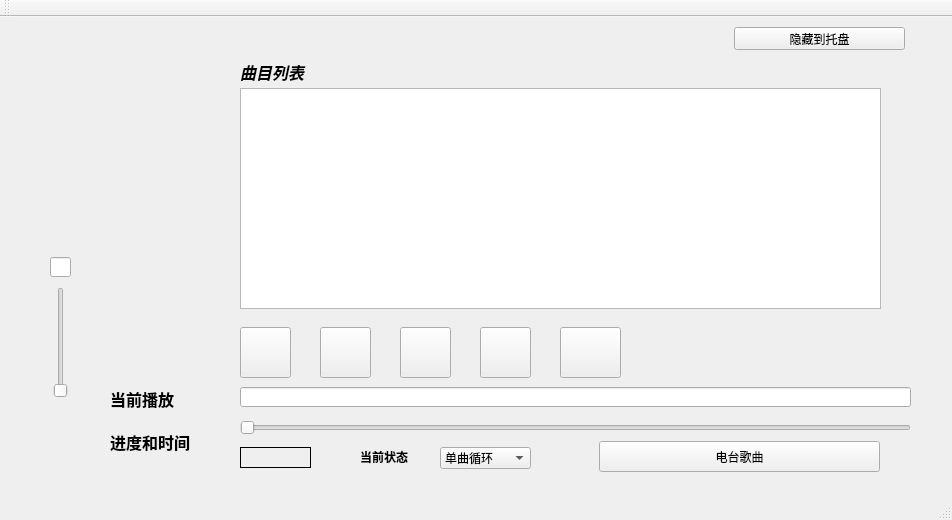
<?xml version="1.0" encoding="UTF-8"?>
<ui version="4.0">
 <class>MainWindow</class>
 <widget class="QMainWindow" name="MainWindow">
  <property name="geometry">
   <rect>
    <x>0</x>
    <y>0</y>
    <width>952</width>
    <height>520</height>
   </rect>
  </property>
  <property name="windowTitle">
   <string>MainWindow</string>
  </property>
  <property name="styleSheet">
   <string notr="true">border-image url(:/new/prefix1/235.jpg)</string>
  </property>
  <widget class="QWidget" name="centralWidget">
   <widget class="QPushButton" name="pushButton">
    <property name="geometry">
     <rect>
      <x>560</x>
      <y>310</y>
      <width>61</width>
      <height>51</height>
     </rect>
    </property>
    <property name="styleSheet">
     <string notr="true">border-image: url(:/new/prefix1/folder.bmi);</string>
    </property>
    <property name="text">
     <string/>
    </property>
    <property name="icon">
     <iconset>
      <normaloff>:/new/prefix1/563.bmi</normaloff>:/new/prefix1/563.bmi</iconset>
    </property>
    <property name="iconSize">
     <size>
      <width>48</width>
      <height>48</height>
     </size>
    </property>
   </widget>
   <widget class="QPushButton" name="pushButton_3">
    <property name="geometry">
     <rect>
      <x>480</x>
      <y>310</y>
      <width>51</width>
      <height>51</height>
     </rect>
    </property>
    <property name="text">
     <string/>
    </property>
    <property name="icon">
     <iconset resource="image.qrc">
      <normaloff>:/new/prefix1/stop.png</normaloff>:/new/prefix1/stop.png</iconset>
    </property>
    <property name="iconSize">
     <size>
      <width>48</width>
      <height>48</height>
     </size>
    </property>
   </widget>
   <widget class="QLineEdit" name="lineEdit">
    <property name="geometry">
     <rect>
      <x>240</x>
      <y>370</y>
      <width>671</width>
      <height>20</height>
     </rect>
    </property>
   </widget>
   <widget class="QSlider" name="verticalSlider">
    <property name="geometry">
     <rect>
      <x>50</x>
      <y>270</y>
      <width>22</width>
      <height>111</height>
     </rect>
    </property>
    <property name="orientation">
     <enum>Qt::Vertical</enum>
    </property>
   </widget>
   <widget class="QSlider" name="horizontalSlider">
    <property name="geometry">
     <rect>
      <x>240</x>
      <y>400</y>
      <width>671</width>
      <height>22</height>
     </rect>
    </property>
    <property name="orientation">
     <enum>Qt::Horizontal</enum>
    </property>
   </widget>
   <widget class="QLineEdit" name="lineEdit_2">
    <property name="geometry">
     <rect>
      <x>50</x>
      <y>240</y>
      <width>21</width>
      <height>20</height>
     </rect>
    </property>
   </widget>
   <widget class="QLabel" name="label">
    <property name="enabled">
     <bool>true</bool>
    </property>
    <property name="geometry">
     <rect>
      <x>240</x>
      <y>430</y>
      <width>71</width>
      <height>21</height>
     </rect>
    </property>
    <property name="focusPolicy">
     <enum>Qt::NoFocus</enum>
    </property>
    <property name="contextMenuPolicy">
     <enum>Qt::DefaultContextMenu</enum>
    </property>
    <property name="frameShape">
     <enum>QFrame::Box</enum>
    </property>
    <property name="text">
     <string/>
    </property>
   </widget>
   <widget class="QLabel" name="label_2">
    <property name="geometry">
     <rect>
      <x>30</x>
      <y>390</y>
      <width>61</width>
      <height>51</height>
     </rect>
    </property>
    <property name="styleSheet">
     <string notr="true">border-image: url(:/new/prefix1/volume.png);</string>
    </property>
    <property name="text">
     <string/>
    </property>
   </widget>
   <widget class="QLabel" name="label_3">
    <property name="geometry">
     <rect>
      <x>110</x>
      <y>410</y>
      <width>91</width>
      <height>31</height>
     </rect>
    </property>
    <property name="text">
     <string>&lt;html&gt;&lt;head/&gt;&lt;body&gt;&lt;p&gt;&lt;span style=&quot; font-size:12pt; font-weight:600;&quot;&gt;进度和时间&lt;/span&gt;&lt;/p&gt;&lt;/body&gt;&lt;/html&gt;</string>
    </property>
   </widget>
   <widget class="QLabel" name="label_4">
    <property name="geometry">
     <rect>
      <x>110</x>
      <y>370</y>
      <width>91</width>
      <height>21</height>
     </rect>
    </property>
    <property name="text">
     <string>&lt;html&gt;&lt;head/&gt;&lt;body&gt;&lt;p&gt;&lt;span style=&quot; font-size:12pt; font-weight:600;&quot;&gt;当前播放&lt;/span&gt;&lt;/p&gt;&lt;/body&gt;&lt;/html&gt;</string>
    </property>
   </widget>
   <widget class="QLabel" name="label_5">
    <property name="geometry">
     <rect>
      <x>240</x>
      <y>40</y>
      <width>91</width>
      <height>31</height>
     </rect>
    </property>
    <property name="text">
     <string>&lt;html&gt;&lt;head/&gt;&lt;body&gt;&lt;p&gt;&lt;span style=&quot; font-size:12pt; font-weight:600; font-style:italic;&quot;&gt;曲目列表&lt;/span&gt;&lt;/p&gt;&lt;/body&gt;&lt;/html&gt;</string>
    </property>
   </widget>
   <widget class="QTableWidget" name="tableWidget">
    <property name="geometry">
     <rect>
      <x>240</x>
      <y>71</y>
      <width>641</width>
      <height>221</height>
     </rect>
    </property>
    <property name="contextMenuPolicy">
     <enum>Qt::CustomContextMenu</enum>
    </property>
    <property name="styleSheet">
     <string notr="true">border-color: rgb(222, 255, 208);</string>
    </property>
   </widget>
   <widget class="QPushButton" name="pushButton_4">
    <property name="geometry">
     <rect>
      <x>240</x>
      <y>310</y>
      <width>51</width>
      <height>51</height>
     </rect>
    </property>
    <property name="styleSheet">
     <string notr="true">
border-image: url(:/new/prefix1/previous.png);</string>
    </property>
    <property name="text">
     <string/>
    </property>
    <property name="icon">
     <iconset>
      <normaloff>:/new/prefix1/before.png</normaloff>:/new/prefix1/before.png</iconset>
    </property>
    <property name="iconSize">
     <size>
      <width>48</width>
      <height>48</height>
     </size>
    </property>
   </widget>
   <widget class="QPushButton" name="pushButton_5">
    <property name="geometry">
     <rect>
      <x>400</x>
      <y>310</y>
      <width>51</width>
      <height>51</height>
     </rect>
    </property>
    <property name="styleSheet">
     <string notr="true">border-image: url(:/new/prefix1/next.png);</string>
    </property>
    <property name="text">
     <string/>
    </property>
    <property name="icon">
     <iconset>
      <normaloff>:/new/prefix1/after.png</normaloff>:/new/prefix1/after.png</iconset>
    </property>
    <property name="iconSize">
     <size>
      <width>48</width>
      <height>48</height>
     </size>
    </property>
   </widget>
   <widget class="QLabel" name="label_6">
    <property name="geometry">
     <rect>
      <x>360</x>
      <y>430</y>
      <width>54</width>
      <height>21</height>
     </rect>
    </property>
    <property name="text">
     <string>&lt;html&gt;&lt;head/&gt;&lt;body&gt;&lt;p&gt;&lt;span style=&quot; font-weight:600;&quot;&gt;当前状态&lt;/span&gt;&lt;/p&gt;&lt;/body&gt;&lt;/html&gt;</string>
    </property>
   </widget>
   <widget class="QComboBox" name="comboBox">
    <property name="geometry">
     <rect>
      <x>440</x>
      <y>430</y>
      <width>91</width>
      <height>22</height>
     </rect>
    </property>
    <item>
     <property name="text">
      <string>单曲循环</string>
     </property>
    </item>
    <item>
     <property name="text">
      <string>随机播放</string>
     </property>
    </item>
    <item>
     <property name="text">
      <string>列表循环</string>
     </property>
    </item>
    <item>
     <property name="text">
      <string>顺序播放</string>
     </property>
    </item>
   </widget>
   <widget class="QLabel" name="label_7">
    <property name="geometry">
     <rect>
      <x>-10</x>
      <y>-10</y>
      <width>971</width>
      <height>501</height>
     </rect>
    </property>
    <property name="styleSheet">
     <string notr="true">border-image: url(:/new/prefix1/background.jpg);</string>
    </property>
    <property name="text">
     <string/>
    </property>
   </widget>
   <widget class="QLabel" name="label_8">
    <property name="geometry">
     <rect>
      <x>70</x>
      <y>80</y>
      <width>54</width>
      <height>12</height>
     </rect>
    </property>
    <property name="text">
     <string/>
    </property>
   </widget>
   <widget class="QPushButton" name="pushButton_6">
    <property name="geometry">
     <rect>
      <x>30</x>
      <y>40</y>
      <width>171</width>
      <height>171</height>
     </rect>
    </property>
    <property name="styleSheet">
     <string notr="true">border-image: url(:/new/prefix1/logo.bmi);</string>
    </property>
    <property name="text">
     <string/>
    </property>
    <property name="icon">
     <iconset>
      <normaloff>:/new/prefix1/589.bmi</normaloff>:/new/prefix1/589.bmi</iconset>
    </property>
    <property name="iconSize">
     <size>
      <width>180</width>
      <height>180</height>
     </size>
    </property>
    <property name="flat">
     <bool>true</bool>
    </property>
   </widget>
   <widget class="QPushButton" name="ChannelMenu">
    <property name="geometry">
     <rect>
      <x>599</x>
      <y>424</y>
      <width>281</width>
      <height>31</height>
     </rect>
    </property>
    <property name="styleSheet">
     <string notr="true">font: 75 9pt &quot;微软雅黑&quot;;
font: 75 10pt &quot;微软雅黑&quot;;</string>
    </property>
    <property name="text">
     <string>电台歌曲</string>
    </property>
   </widget>
   <widget class="QLabel" name="label_lrc">
    <property name="geometry">
     <rect>
      <x>640</x>
      <y>310</y>
      <width>301</width>
      <height>41</height>
     </rect>
    </property>
    <property name="text">
     <string/>
    </property>
   </widget>
   <widget class="QPushButton" name="Tray">
    <property name="geometry">
     <rect>
      <x>734</x>
      <y>10</y>
      <width>171</width>
      <height>23</height>
     </rect>
    </property>
    <property name="styleSheet">
     <string notr="true">font: 75 10pt &quot;微软雅黑&quot;;</string>
    </property>
    <property name="text">
     <string>隐藏到托盘</string>
    </property>
   </widget>
   <widget class="QPushButton" name="pushButton_2">
    <property name="geometry">
     <rect>
      <x>320</x>
      <y>310</y>
      <width>51</width>
      <height>51</height>
     </rect>
    </property>
    <property name="text">
     <string/>
    </property>
    <property name="iconSize">
     <size>
      <width>48</width>
      <height>48</height>
     </size>
    </property>
   </widget>
   <zorder>label_7</zorder>
   <zorder>pushButton</zorder>
   <zorder>pushButton_3</zorder>
   <zorder>lineEdit</zorder>
   <zorder>verticalSlider</zorder>
   <zorder>horizontalSlider</zorder>
   <zorder>lineEdit_2</zorder>
   <zorder>label</zorder>
   <zorder>label_2</zorder>
   <zorder>label_3</zorder>
   <zorder>label_4</zorder>
   <zorder>label_5</zorder>
   <zorder>tableWidget</zorder>
   <zorder>pushButton_4</zorder>
   <zorder>pushButton_5</zorder>
   <zorder>label_6</zorder>
   <zorder>comboBox</zorder>
   <zorder>label_8</zorder>
   <zorder>pushButton_6</zorder>
   <zorder>ChannelMenu</zorder>
   <zorder>label_lrc</zorder>
   <zorder>Tray</zorder>
   <zorder>pushButton_2</zorder>
  </widget>
  <widget class="QMenuBar" name="menuBar">
   <property name="geometry">
    <rect>
     <x>0</x>
     <y>0</y>
     <width>952</width>
     <height>23</height>
    </rect>
   </property>
  </widget>
  <widget class="QToolBar" name="mainToolBar">
   <attribute name="toolBarArea">
    <enum>TopToolBarArea</enum>
   </attribute>
   <attribute name="toolBarBreak">
    <bool>false</bool>
   </attribute>
  </widget>
  <widget class="QStatusBar" name="statusBar"/>
 </widget>
 <layoutdefault spacing="6" margin="11"/>
 <resources>
  <include location="image.qrc"/>
 </resources>
 <connections/>
</ui>
